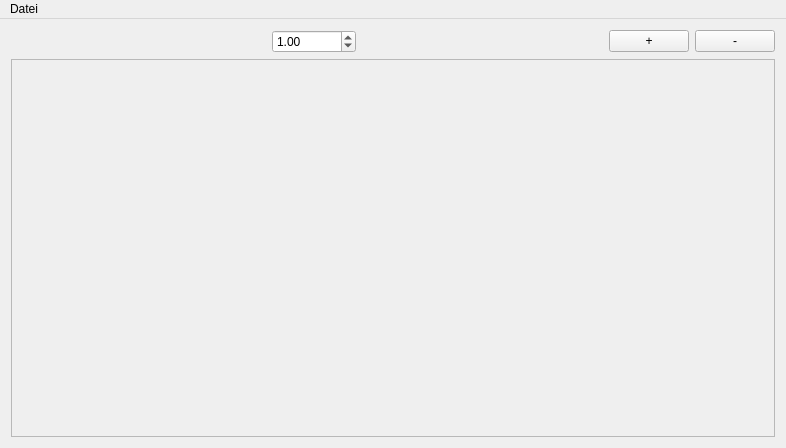
<?xml version="1.0" encoding="UTF-8"?>
<ui version="4.0">
 <class>MainWindow</class>
 <widget class="QMainWindow" name="MainWindow">
  <property name="geometry">
   <rect>
    <x>0</x>
    <y>0</y>
    <width>786</width>
    <height>448</height>
   </rect>
  </property>
  <property name="windowTitle">
   <string>MainWindow</string>
  </property>
  <widget class="QWidget" name="centralWidget">
   <layout class="QVBoxLayout" name="verticalLayout">
    <item>
     <layout class="QHBoxLayout" name="horizontalLayout_2">
      <item>
       <widget class="QLabel" name="label_2">
        <property name="text">
         <string/>
        </property>
        <property name="textInteractionFlags">
         <set>Qt::LinksAccessibleByMouse|Qt::TextSelectableByKeyboard|Qt::TextSelectableByMouse</set>
        </property>
       </widget>
      </item>
      <item>
       <spacer name="horizontalSpacer_2">
        <property name="orientation">
         <enum>Qt::Horizontal</enum>
        </property>
        <property name="sizeHint" stdset="0">
         <size>
          <width>40</width>
          <height>20</height>
         </size>
        </property>
       </spacer>
      </item>
      <item>
       <widget class="QDoubleSpinBox" name="doubleSpinBox">
        <property name="maximum">
         <double>10000000.000000000000000</double>
        </property>
        <property name="singleStep">
         <double>0.010000000000000</double>
        </property>
        <property name="value">
         <double>1.000000000000000</double>
        </property>
       </widget>
      </item>
      <item>
       <spacer name="horizontalSpacer">
        <property name="orientation">
         <enum>Qt::Horizontal</enum>
        </property>
        <property name="sizeHint" stdset="0">
         <size>
          <width>40</width>
          <height>20</height>
         </size>
        </property>
       </spacer>
      </item>
      <item>
       <widget class="QPushButton" name="pushButton">
        <property name="text">
         <string>+</string>
        </property>
       </widget>
      </item>
      <item>
       <widget class="QPushButton" name="pushButton_2">
        <property name="text">
         <string>-</string>
        </property>
       </widget>
      </item>
     </layout>
    </item>
    <item>
     <widget class="QScrollArea" name="scrollArea">
      <property name="widgetResizable">
       <bool>true</bool>
      </property>
      <widget class="QWidget" name="scrollAreaWidgetContents">
       <property name="geometry">
        <rect>
         <x>0</x>
         <y>0</y>
         <width>764</width>
         <height>364</height>
        </rect>
       </property>
       <layout class="QHBoxLayout" name="horizontalLayout">
        <item>
         <widget class="Canvas" name="label">
          <property name="text">
           <string/>
          </property>
         </widget>
        </item>
       </layout>
      </widget>
     </widget>
    </item>
   </layout>
  </widget>
  <widget class="QMenuBar" name="menuBar">
   <property name="geometry">
    <rect>
     <x>0</x>
     <y>0</y>
     <width>786</width>
     <height>27</height>
    </rect>
   </property>
   <widget class="QMenu" name="menuDatei">
    <property name="title">
     <string>Datei</string>
    </property>
    <addaction name="action_ffnen"/>
   </widget>
   <addaction name="menuDatei"/>
  </widget>
  <action name="action_ffnen">
   <property name="text">
    <string>Öffnen</string>
   </property>
  </action>
 </widget>
 <layoutdefault spacing="6" margin="11"/>
 <customwidgets>
  <customwidget>
   <class>Canvas</class>
   <extends>QLabel</extends>
   <header>canvas.h</header>
  </customwidget>
 </customwidgets>
 <resources/>
 <connections/>
</ui>
